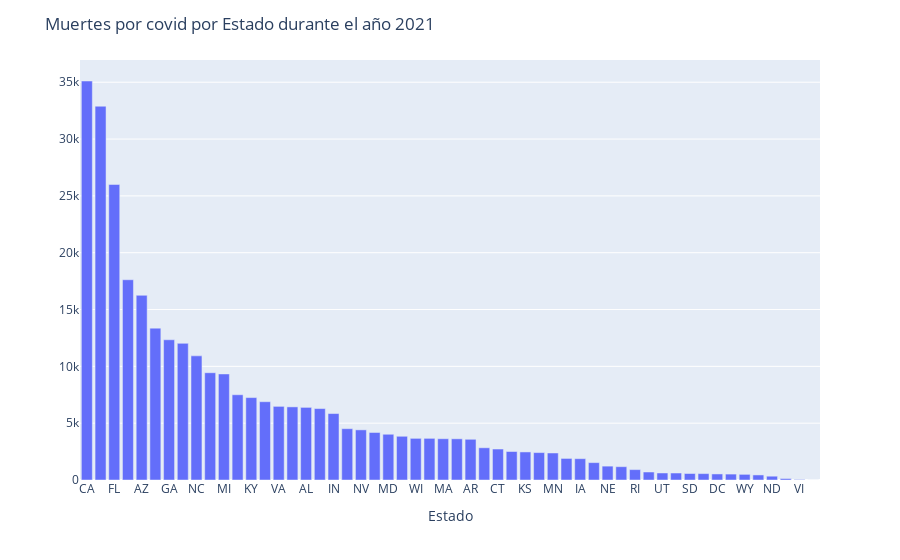

Notebook code for this chart:
### Code cell
# 6 - ¿Cuántas muertes por covid hubo, por Estado, durante el año 2021?

df_2021 = df[(df.date>="2021-01-01") & (df.date<="2021-12-31")]
Frame_6 = df_2021.groupby("state").sum("deaths_covid").sort_values("deaths_covid", ascending=False)["deaths_covid"].to_frame()

fig6_1=px.bar(Frame_6)
fig6_1.update_yaxes(title="", visible=True)
fig6_1.update_xaxes(title="Estado", visible=True)
fig6_1.update_layout(showlegend=False, title=" Muertes por covid por Estado durante el año 2021")

### Figure 1 — Plotly figure (JSON) as saved in the notebook; plotly's stock layout.template omitted (floating-point values rounded to 4 significant figures)
{"data": [{"alignmentgroup": "True", "hovertemplate": "variable=deaths_covid<br>state=%{x}<br>value=%{y}<extra></extra>", "legendgroup": "deaths_covid", "marker": {"color": "#636efa", "pattern": {"shape": ""}}, "name": "deaths_covid", "offsetgroup": "deaths_covid", "orientation": "v", "showlegend": true, "textposition": "auto", "type": "bar", "x": ["CA", "TX", "FL", "NY", "AZ", "PA", "GA", "OH", "NC", "TN", "MI", "IL", "KY", "NJ", "VA", "SC", "AL", "MO", "IN", "PR", "NV", "OK", "MD", "WA", "WI", "MS", "MA", "LA", "AR", "CO", "CT", "WV", "KS", "OR", "MN", "NM", "IA", "ID", "NE", "MT", "RI", "ME", "UT", "AK", "SD", "DE", "DC", "NH", "WY", "HI", "ND", "VT", "VI", "AS"], "xaxis": "x", "y": [35108, 32889, 26004, 17620, 16250, 13363, 12338, 12023, 10922, 9439, 9332, 7500, 7252, 6889, 6479, 6434, 6390, 6285, 5846, 4516, 4412, 4180, 4025, 3847, 3665, 3664, 3631, 3624, 3582, 2835, 2725, 2507, 2469, 2412, 2377, 1898, 1876, 1529, 1220, 1172, 914, 704, 618, 614, 572, 562, 532, 520, 496, 445, 334, 131, 44, 0], "yaxis": "y"}], "layout": {"barmode": "relative", "legend": {"title": {"text": "variable"}, "tracegroupgap": 0}, "margin": {"t": 60}, "showlegend": false, "title": {"text": " Muertes por covid por Estado durante el año 2021"}, "xaxis": {"anchor": "y", "domain": [0, 1], "title": {"text": "Estado"}, "visible": true}, "yaxis": {"anchor": "x", "domain": [0, 1], "title": {"text": ""}, "visible": true}}}
